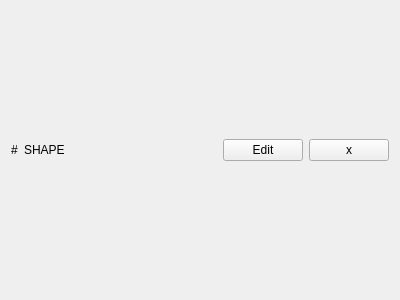
<?xml version="1.0" encoding="UTF-8"?>
<ui version="4.0">
 <class>LCShapeLayer</class>
 <widget class="QWidget" name="LCShapeLayer">
  <property name="geometry">
   <rect>
    <x>0</x>
    <y>0</y>
    <width>400</width>
    <height>300</height>
   </rect>
  </property>
  <property name="windowTitle">
   <string>Form</string>
  </property>
  <layout class="QGridLayout" name="gridLayout">
   <item row="0" column="0">
    <widget class="QLabel" name="idLbl">
     <property name="text">
      <string>#</string>
     </property>
    </widget>
   </item>
   <item row="0" column="3">
    <widget class="QPushButton" name="editBt">
     <property name="text">
      <string>Edit</string>
     </property>
    </widget>
   </item>
   <item row="0" column="1">
    <widget class="QLabel" name="shapeLbl">
     <property name="text">
      <string>SHAPE</string>
     </property>
    </widget>
   </item>
   <item row="0" column="4">
    <widget class="QPushButton" name="delBt">
     <property name="text">
      <string>x</string>
     </property>
    </widget>
   </item>
   <item row="0" column="2">
    <spacer name="horizontalSpacer">
     <property name="orientation">
      <enum>Qt::Horizontal</enum>
     </property>
     <property name="sizeHint" stdset="0">
      <size>
       <width>40</width>
       <height>20</height>
      </size>
     </property>
    </spacer>
   </item>
  </layout>
 </widget>
 <resources/>
 <connections/>
</ui>
